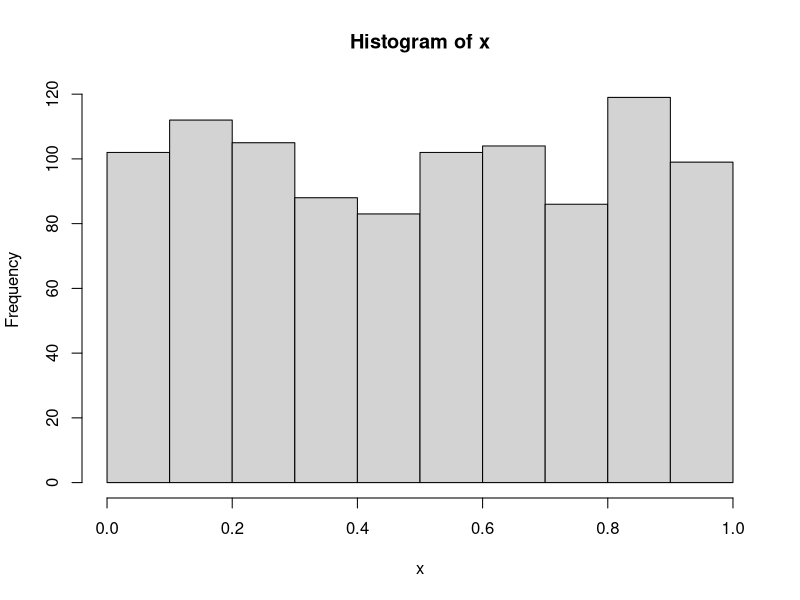
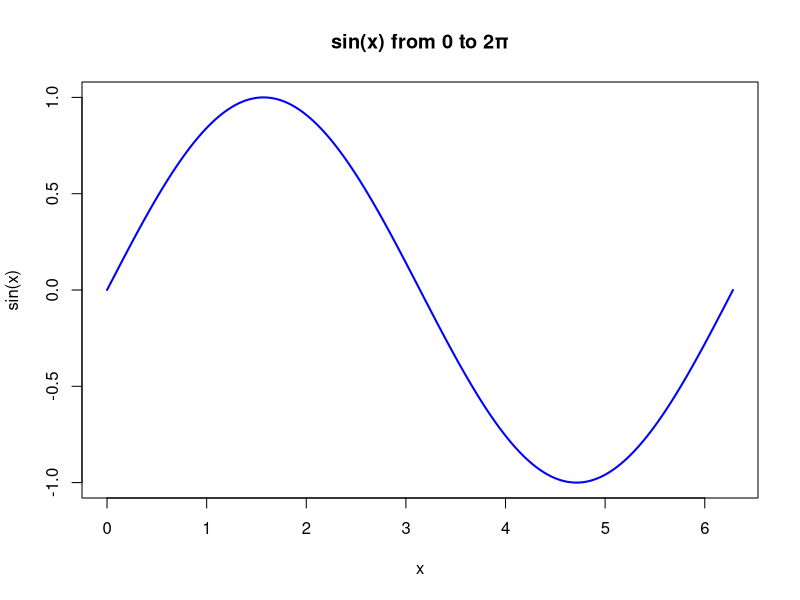

Generate these figures, in order, with R:
x <- runif(n=1000, 0, 1)
x

hist(x)

x > 0.5

sum(x > 0.5)

# Plot the function sin(x) over the interval x ∈ [0,2π] 
# (Hint make abcissa using “seq” and do the plotting using “plot”)

x <- seq(0, 2 * pi, length.out = 1000)

# Plot sin(x)
plot(
  x, sin(x),
  type = "l",
  main = "sin(x) from 0 to 2π",
  xlab = "x",
  ylab = "sin(x)",
  col = "blue",
  lwd = 2
)


#Write a function that solves a + bx + cx2 = 0 for x when a,b,c are input variables.

f <- function(a, b, c) {
  discriminant <- b^2 - 4 * a * c
  
  x1 <- (-b + sqrt(discriminant)) / (2 * a)
  x2 <- (-b - sqrt(discriminant)) / (2 * a)
  
  c(x1, x2)
}

f(1, 6, 9)


f2 <- function(x) {
  n <- length(x)
  x_bar <- mean(x)
  s <- sd(x)
  
  margin_error <- 1.96 * s / sqrt(n)
  
  c(
    lower = x_bar - margin_error,
    upper = x_bar + margin_error
  )
}


# Fibonacci

a <- 0
b <- 1

for (i in 1:100) {
  if (a >= 100000) {
    break
  }
  
  print(a)
  
  next_number <- a + b
  a <- b
  b <- next_number
}
  
